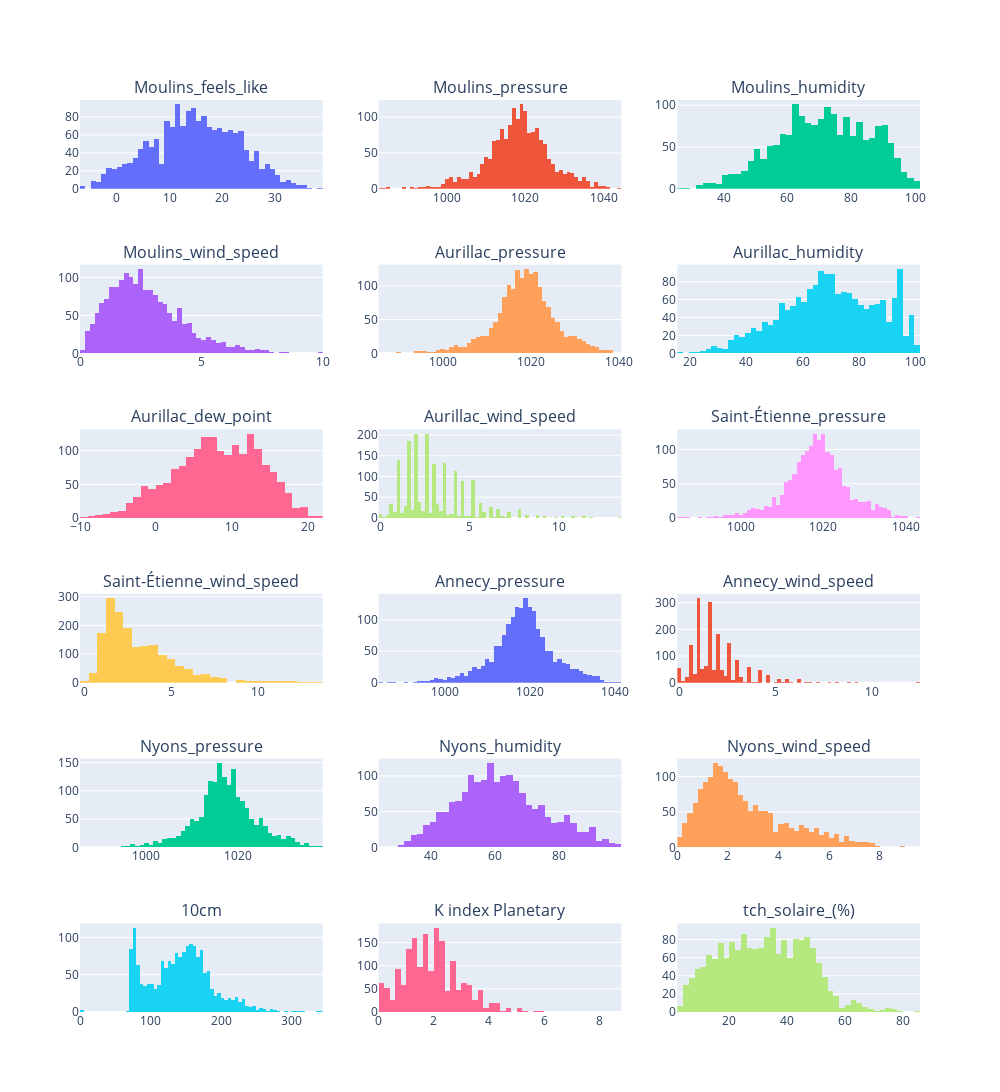

Notebook code for this chart:
### Code cell
#courbes des variables qui ont des outliers selon la méthode iqr
n_cols = 3
n_rows = math.ceil(len(cols_with_outliers_iqr) / n_cols)

fig = make_subplots(
    rows=n_rows,
    cols=n_cols,
    subplot_titles=cols_with_outliers_iqr
)

row = 1
col = 1

for c in cols_with_outliers_iqr:
    fig.add_trace(
        go.Histogram(x=df[c]),
        row=row,
        col=col
    )
    col += 1
    if col > n_cols:
        col = 1
        row += 1

fig.update_layout(height=300 * n_rows, width=1000, showlegend=False)
fig.show()

### Figure 1 — Plotly figure (JSON) as saved in the notebook; plotly's stock layout.template omitted (floating-point values rounded to 4 significant figures; data arrays with more than 128 entries replaced by an {"elided": "..."} marker saying what was removed)
{"data": [{"type": "histogram", "x": {"elided": "1757 float values"}, "xaxis": "x", "yaxis": "y"}, {"type": "histogram", "x": {"elided": "1757 int values"}, "xaxis": "x2", "yaxis": "y2"}, {"type": "histogram", "x": {"elided": "1757 int values"}, "xaxis": "x3", "yaxis": "y3"}, {"type": "histogram", "x": {"elided": "1757 float values"}, "xaxis": "x4", "yaxis": "y4"}, {"type": "histogram", "x": {"elided": "1757 int values"}, "xaxis": "x5", "yaxis": "y5"}, {"type": "histogram", "x": {"elided": "1757 int values"}, "xaxis": "x6", "yaxis": "y6"}, {"type": "histogram", "x": {"elided": "1757 float values"}, "xaxis": "x7", "yaxis": "y7"}, {"type": "histogram", "x": {"elided": "1757 float values"}, "xaxis": "x8", "yaxis": "y8"}, {"type": "histogram", "x": {"elided": "1757 int values"}, "xaxis": "x9", "yaxis": "y9"}, {"type": "histogram", "x": {"elided": "1757 float values"}, "xaxis": "x10", "yaxis": "y10"}, {"type": "histogram", "x": {"elided": "1757 int values"}, "xaxis": "x11", "yaxis": "y11"}, {"type": "histogram", "x": {"elided": "1757 float values"}, "xaxis": "x12", "yaxis": "y12"}, {"type": "histogram", "x": {"elided": "1757 int values"}, "xaxis": "x13", "yaxis": "y13"}, {"type": "histogram", "x": {"elided": "1757 int values"}, "xaxis": "x14", "yaxis": "y14"}, {"type": "histogram", "x": {"elided": "1757 float values"}, "xaxis": "x15", "yaxis": "y15"}, {"type": "histogram", "x": {"elided": "1757 float values"}, "xaxis": "x16", "yaxis": "y16"}, {"type": "histogram", "x": {"elided": "1757 float values"}, "xaxis": "x17", "yaxis": "y17"}, {"type": "histogram", "x": {"elided": "1757 float values"}, "xaxis": "x18", "yaxis": "y18"}], "layout": {"annotations": [{"font": {"size": 16}, "showarrow": false, "text": "Moulins_feels_like", "x": 0.1444, "xanchor": "center", "xref": "paper", "y": 1.0, "yanchor": "bottom", "yref": "paper"}, {"font": {"size": 16}, "showarrow": false, "text": "Moulins_pressure", "x": 0.5, "xanchor": "center", "xref": "paper", "y": 1.0, "yanchor": "bottom", "yref": "paper"}, {"font": {"size": 16}, "showarrow": false, "text": "Moulins_humidity", "x": 0.8556, "xanchor": "center", "xref": "paper", "y": 1.0, "yanchor": "bottom", "yref": "paper"}, {"font": {"size": 16}, "showarrow": false, "text": "Moulins_wind_speed", "x": 0.1444, "xanchor": "center", "xref": "paper", "y": 0.8194, "yanchor": "bottom", "yref": "paper"}, {"font": {"size": 16}, "showarrow": false, "text": "Aurillac_pressure", "x": 0.5, "xanchor": "center", "xref": "paper", "y": 0.8194, "yanchor": "bottom", "yref": "paper"}, {"font": {"size": 16}, "showarrow": false, "text": "Aurillac_humidity", "x": 0.8556, "xanchor": "center", "xref": "paper", "y": 0.8194, "yanchor": "bottom", "yref": "paper"}, {"font": {"size": 16}, "showarrow": false, "text": "Aurillac_dew_point", "x": 0.1444, "xanchor": "center", "xref": "paper", "y": 0.6389, "yanchor": "bottom", "yref": "paper"}, {"font": {"size": 16}, "showarrow": false, "text": "Aurillac_wind_speed", "x": 0.5, "xanchor": "center", "xref": "paper", "y": 0.6389, "yanchor": "bottom", "yref": "paper"}, {"font": {"size": 16}, "showarrow": false, "text": "Saint-Étienne_pressure", "x": 0.8556, "xanchor": "center", "xref": "paper", "y": 0.6389, "yanchor": "bottom", "yref": "paper"}, {"font": {"size": 16}, "showarrow": false, "text": "Saint-Étienne_wind_speed", "x": 0.1444, "xanchor": "center", "xref": "paper", "y": 0.4583, "yanchor": "bottom", "yref": "paper"}, {"font": {"size": 16}, "showarrow": false, "text": "Annecy_pressure", "x": 0.5, "xanchor": "center", "xref": "paper", "y": 0.4583, "yanchor": "bottom", "yref": "paper"}, {"font": {"size": 16}, "showarrow": false, "text": "Annecy_wind_speed", "x": 0.8556, "xanchor": "center", "xref": "paper", "y": 0.4583, "yanchor": "bottom", "yref": "paper"}, {"font": {"size": 16}, "showarrow": false, "text": "Nyons_pressure", "x": 0.1444, "xanchor": "center", "xref": "paper", "y": 0.2778, "yanchor": "bottom", "yref": "paper"}, {"font": {"size": 16}, "showarrow": false, "text": "Nyons_humidity", "x": 0.5, "xanchor": "center", "xref": "paper", "y": 0.2778, "yanchor": "bottom", "yref": "paper"}, {"font": {"size": 16}, "showarrow": false, "text": "Nyons_wind_speed", "x": 0.8556, "xanchor": "center", "xref": "paper", "y": 0.2778, "yanchor": "bottom", "yref": "paper"}, {"font": {"size": 16}, "showarrow": false, "text": "10cm", "x": 0.1444, "xanchor": "center", "xref": "paper", "y": 0.09722, "yanchor": "bottom", "yref": "paper"}, {"font": {"size": 16}, "showarrow": false, "text": "K index Planetary", "x": 0.5, "xanchor": "center", "xref": "paper", "y": 0.09722, "yanchor": "bottom", "yref": "paper"}, {"font": {"size": 16}, "showarrow": false, "text": "tch_solaire_(%)", "x": 0.8556, "xanchor": "center", "xref": "paper", "y": 0.09722, "yanchor": "bottom", "yref": "paper"}], "height": 1800, "showlegend": false, "width": 1000, "xaxis": {"anchor": "y", "domain": [0, 0.2889]}, "xaxis10": {"anchor": "y10", "domain": [0, 0.2889]}, "xaxis11": {"anchor": "y11", "domain": [0.3556, 0.6444]}, "xaxis12": {"anchor": "y12", "domain": [0.7111, 1]}, "xaxis13": {"anchor": "y13", "domain": [0, 0.2889]}, "xaxis14": {"anchor": "y14", "domain": [0.3556, 0.6444]}, "xaxis15": {"anchor": "y15", "domain": [0.7111, 1]}, "xaxis16": {"anchor": "y16", "domain": [0, 0.2889]}, "xaxis17": {"anchor": "y17", "domain": [0.3556, 0.6444]}, "xaxis18": {"anchor": "y18", "domain": [0.7111, 1]}, "xaxis2": {"anchor": "y2", "domain": [0.3556, 0.6444]}, "xaxis3": {"anchor": "y3", "domain": [0.7111, 1]}, "xaxis4": {"anchor": "y4", "domain": [0, 0.2889]}, "xaxis5": {"anchor": "y5", "domain": [0.3556, 0.6444]}, "xaxis6": {"anchor": "y6", "domain": [0.7111, 1]}, "xaxis7": {"anchor": "y7", "domain": [0, 0.2889]}, "xaxis8": {"anchor": "y8", "domain": [0.3556, 0.6444]}, "xaxis9": {"anchor": "y9", "domain": [0.7111, 1]}, "yaxis": {"anchor": "x", "domain": [0.9028, 1.0]}, "yaxis10": {"anchor": "x10", "domain": [0.3611, 0.4583]}, "yaxis11": {"anchor": "x11", "domain": [0.3611, 0.4583]}, "yaxis12": {"anchor": "x12", "domain": [0.3611, 0.4583]}, "yaxis13": {"anchor": "x13", "domain": [0.1806, 0.2778]}, "yaxis14": {"anchor": "x14", "domain": [0.1806, 0.2778]}, "yaxis15": {"anchor": "x15", "domain": [0.1806, 0.2778]}, "yaxis16": {"anchor": "x16", "domain": [0, 0.09722]}, "yaxis17": {"anchor": "x17", "domain": [0, 0.09722]}, "yaxis18": {"anchor": "x18", "domain": [0, 0.09722]}, "yaxis2": {"anchor": "x2", "domain": [0.9028, 1.0]}, "yaxis3": {"anchor": "x3", "domain": [0.9028, 1.0]}, "yaxis4": {"anchor": "x4", "domain": [0.7222, 0.8194]}, "yaxis5": {"anchor": "x5", "domain": [0.7222, 0.8194]}, "yaxis6": {"anchor": "x6", "domain": [0.7222, 0.8194]}, "yaxis7": {"anchor": "x7", "domain": [0.5417, 0.6389]}, "yaxis8": {"anchor": "x8", "domain": [0.5417, 0.6389]}, "yaxis9": {"anchor": "x9", "domain": [0.5417, 0.6389]}}}
